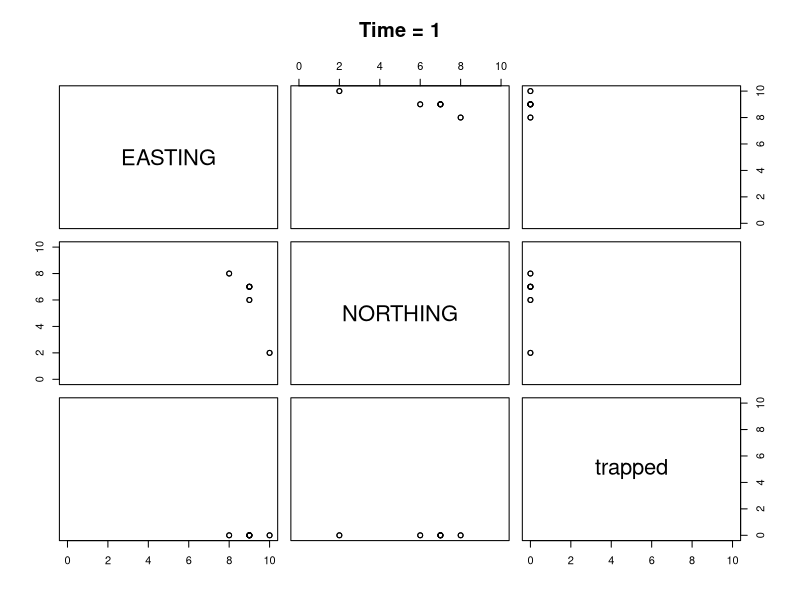
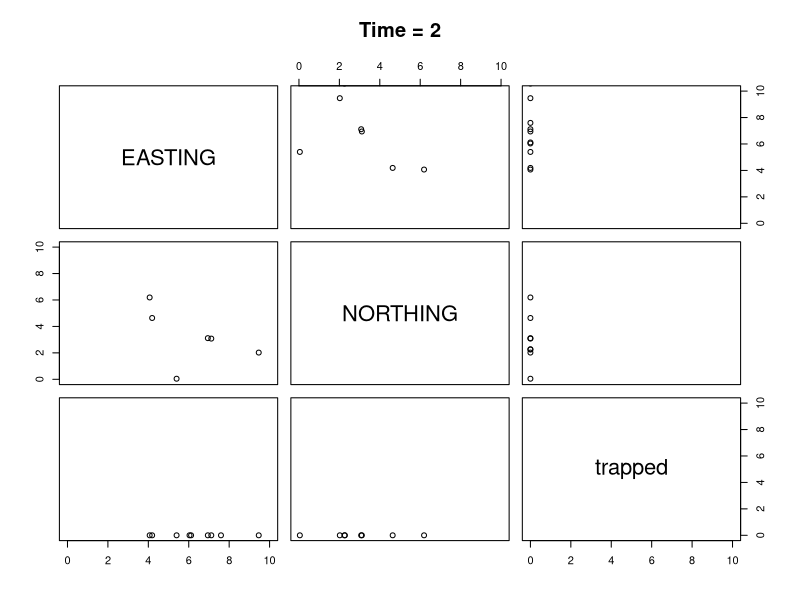
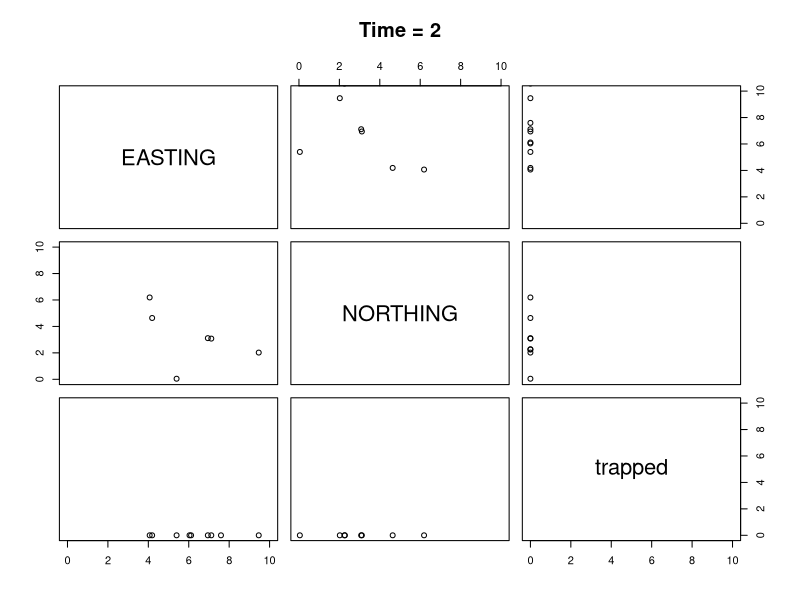
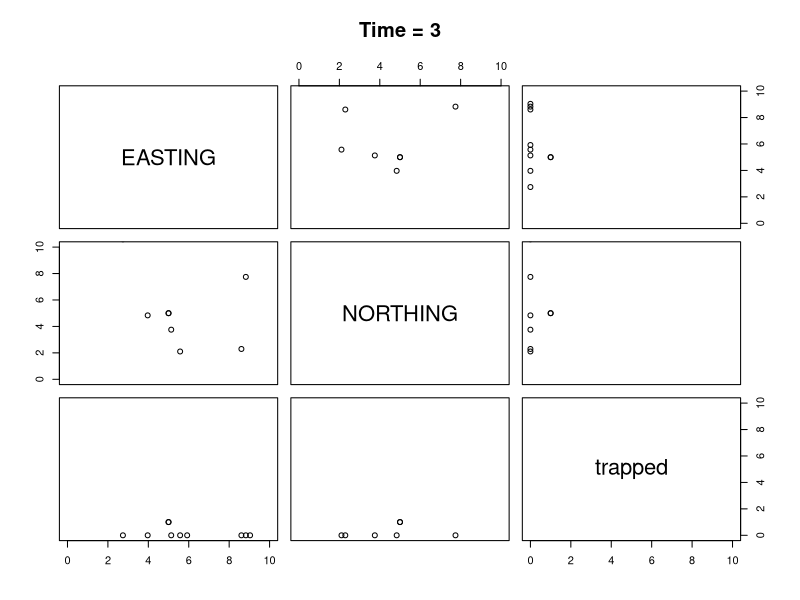
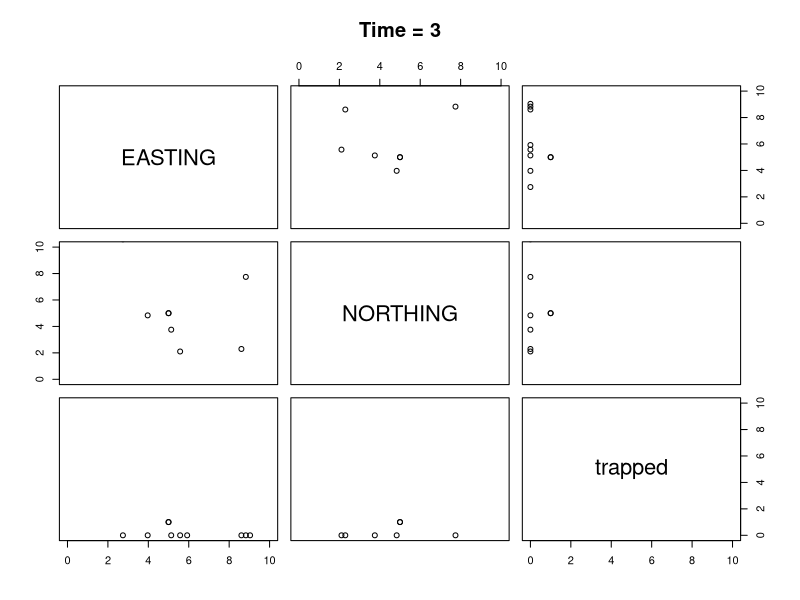
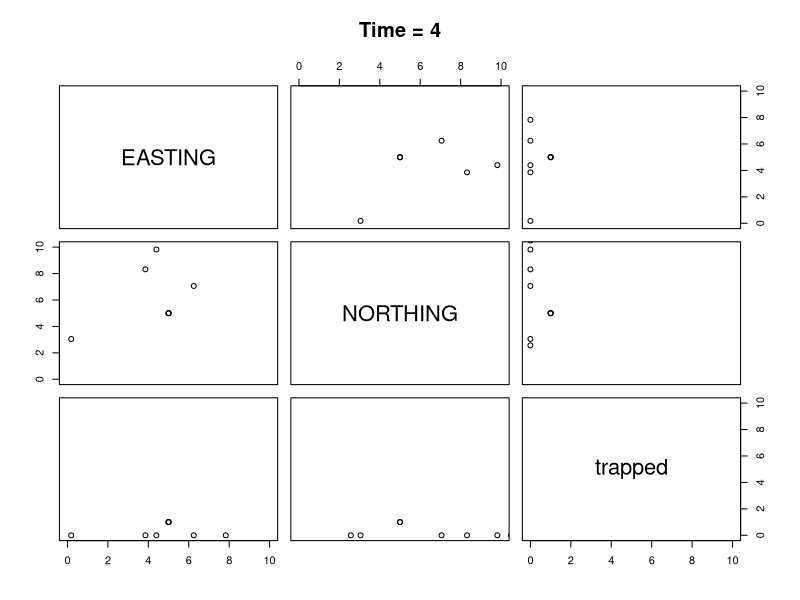
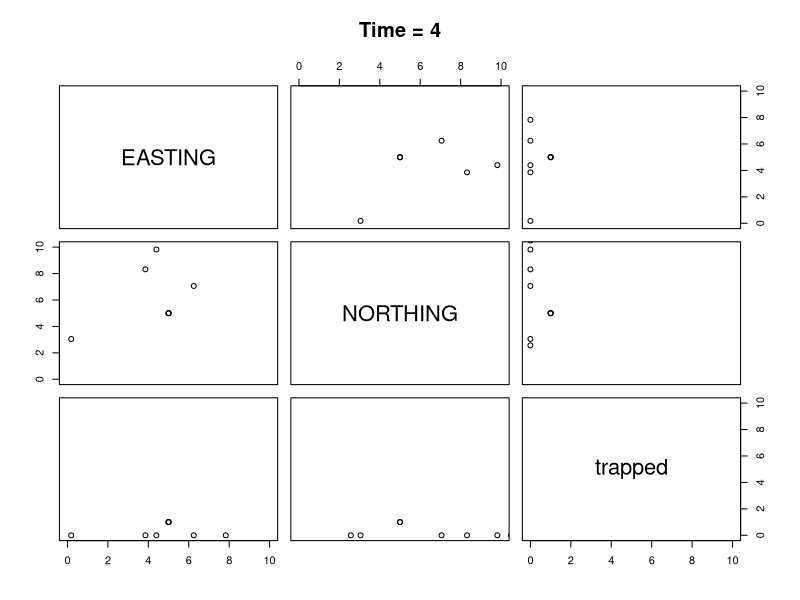
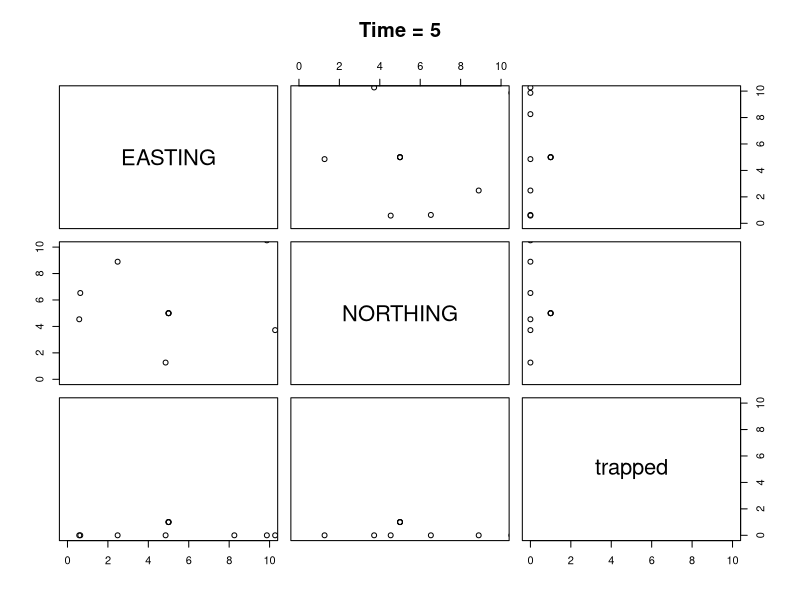

Source code (R) for these figures, in order:
#updated Dec 2, 2020
library(raster)
library(ggplot2)
library(reshape2)
library(geosphere)

# A function to get the distance of each lobster from the trap
# By default the trap is at (5,5)
# The function needs the x and y coordinate of the lobster
# adding trap location makes it generic
distanceToTrapCalculator<- function(Lobster,trap = x(5,5)){
    xLobster = Lobster[1]
    yLobster = Lobster[2]
    xtrap = trap[1]
    ytrap = trap[2]
    distanceToTrap<- sqrt((xLobster - xtrap)^2 + (yLobster -ytrap)^2)
    return(distanceToTrap)
}

#when a lobster is outside the influence of bait, we need a function
#to randomly move the lobster for a fixed length = dStep 
# The function needs the current x and y coordinate of lobster + dStep (here 5)

randomMove<- function(xLobster, yLobster, dStep){
  
    randomAngle<- runif(n=1, min = 0, max=360) #selects a random angle of direction 
    xNew<- dStep * sin(randomAngle * pi / 180) + xLobster #moves dStep based on the angle
    yNew<- dStep * cos(randomAngle * pi / 180) + yLobster
    
    return( list(EASTING = xNew, NORTHING = yNew) )
}

# Another function is needed to  move the lobster for a fixed length = dStep toward the trap (+some randomness) 
#when it is within bait influence
# The function needs the current x and y coordinate of lobster + dStep + distance of the lobster from the bait 
#to determine if the condition for directionalMove is met
   
directionalMove<- function(xLobster, yLobster, dStep, distanceToTrap,
                           xtrap=5, ytrap=5,radius_of_influence=15,ZoI){

  thetaT = bearing(c(xLobster,yLobster),c(xtrap,ytrap))#calculates the angle to the trap
  
  # Calculating tethaR
    #ZoI is adjusted each time step for decay (shrinkage) of radius of influence (equation 3 in A)
    b = 1 + 0.9 * (distanceToTrap - ZoI) / radius_of_influence
    thetaR = -180:180
    P = 1/(180^b) * abs(thetaR) ^ b
    Prtheta_R = (1-P) / sum(1-P)
    theta_r = sample(thetaR,size = 1, prob=Prtheta_R)  
  
  
   tetha      <- thetaT + theta_r
  
  xNew   <- dStep * sin(tetha * pi / 180) + xLobster
  yNew   <- dStep * cos(tetha * pi / 180) + yLobster
  
  return( list(EASTING = xNew, NORTHING = yNew) )
  
}


#### initial coordinate of lobsters is simulated (written by Adam Cook)
rpoisD<-function (n, lambda,D=1) {
  if (D==1){
    rpois(n, lambda)
  }  else {
    sz = lambda^2/(D*lambda-lambda) #this puts the overdispersion in terms of lambda or the mean and gives you appropriate size for negbin
    rnbinom(n, size=sz, mu=lambda)
  }
}
#AMC need to make general if we have multiple traps, so need to id closest trap
distanceClosestTrap <- function(lob_loc, trap_loc){
      #trap_loc can be a matrix (n x 2)
      #lob_loc is an individual lobster
  ds = unlist(apply(trap_loc,1,distanceToTrapCalculator,lob_loc))
  dmin = which.min(ds)
  return(c(distance=ds[dmin], trapid =dmin))
}




#AMC 
catchability<- function(q0= 0.5,qmin=0, saturationThreshold=5, Ct=0 ){
   r = (log(0.01) - log(q0 - qmin))/- saturationThreshold
    qo = (q0-qmin) / exp(r*Ct) + qmin
   return(qo)
 }

#AMC Need to see if trap in path then lobster is caught
trapInPath = function(loc1, loc2, trap_loc,how_close=0.1){
  x = seq(loc1[1],loc2[1],length.out = 10)
  y = seq(loc1[2],loc2[2],length.out = 10)
  path = data.frame(EASTING=x, NORTHING=y)
  ds = unlist(apply(path,1,distanceToTrapCalculator,trap=trap_loc))
  if(any(ds<how_close)) {
    i= min(which(ds<how_close))
    path = c(path[i,1],path[i,2])
    trapped = 1
    } else {
     path = loc2
     trapped = 0
    }
  return(c(path, trapped))
}



# A function to get the coordinate at time t, update the coordinate, 
#and return the coordinate at time t + 1
updateGrid    = function(lobsterCoordinates,trapCoordinates, trapCatch, radius_of_influence=15, dstep = 5, currentZoI, how_close=0.1, q0=.5, qmin=0, saturationThreshold=5){
  
  # Takes the argument lobsterCoordinates as the x and y coordinates and updates it accordingly
  numberOfLobsters <- nrow(lobsterCoordinates)
  xNew <- vector(mode = 'numeric', length = numberOfLobsters)
  yNew <- vector(mode = 'numeric', length = numberOfLobsters)
  trappedLobster<- vector(mode = 'numeric', length = numberOfLobsters)

  # Loops over each lobster and update their coordinate accordingly
  for( lobsterIndex in 1:numberOfLobsters ){
    
    xOld <- lobsterCoordinates[lobsterIndex,1]
    yOld <- lobsterCoordinates[lobsterIndex,2]
    trapped <- lobsterCoordinates[lobsterIndex,3]
    print(trapped)
    if(trapped==1){
      #repeats trap loc for a trapped lobster
      xNew[lobsterIndex] = xOld
      yNew[lobsterIndex] = yOld
      trappedLobster[lobsterIndex] = trapped
      next()
    }
    #AMC this needs to be made generic so that it is distance to closest trap
   # distanceToTrap <- distanceToTrapCalculator(Lobster = c(xOld, yOld),trap=c(xTrap, yTrap))
    distanceToTrap = distanceClosestTrap(lob_loc = c(xOld,yOld), trap_loc = trapCoordinates[,c(1,2)] )

    if( distanceToTrap[1] > radius_of_influence){
      temp <- randomMove(xLobster = xOld , yLobster = yOld , dStep = dstep)
      xNew[lobsterIndex] <- temp$EASTING
      yNew[lobsterIndex] <- temp$NORTHING
      trappedLobster[lobsterIndex] = 0
    }else{
      temp <- directionalMove(xLobster = xOld , yLobster = yOld , distanceToTrap = distanceToTrap[1], radius_of_influence = radius_of_influence, dStep = dstep, ZoI = currentZoI)
      xNew[lobsterIndex] <- temp$EASTING
      yNew[lobsterIndex] <- temp$NORTHING
    
      #AMC now need to check if trap is within path of lobster to be caught, i.e. does the lobster actually interact with the trap along its path from p1 to p2
      trappedQ = trapInPath(loc1 = c(xOld,yOld), loc2 = c(xNew,yNew), trap_loc = trapCoordinates[distanceToTrap[2],],how_close=how_close)
      if(trappedQ[3]==1) {
        
        #this means the lobster is close enough to be trapped and we need to apply the catchability criteria
        #But we need to know how many lobsters in the trap at this time using the trapCatch vector (which should be indexed the same as the trapCoordinates)
        #catchability returns a prob or being caught in the trap given the current catch  
          pC = catchability(q0= q0,qmin=qmin, saturationThreshold=saturationThreshold, Ct=trapCatch[distanceToTrap[2]] )
          caught = rbinom(n=1,size=1,prob=pC)
          if(caught==1){
            trapCatch[distanceToTrap[2]] =trapCatch[distanceToTrap[2]]+1
            xNew[lobsterIndex] <- trapCoordinates[distanceToTrap[2],1] 
            yNew[lobsterIndex] <- trapCoordinates[distanceToTrap[2],2] 
            trappedLobster[lobsterIndex] = 1
            }
          } 
        }
      }

  
  
  updatedGrid <- data.frame(EASTING = xNew, NORTHING = yNew, trapped = trappedLobster)
  return(list(updatedGrid, trapCatch))
  
}

#density per grid 100 grids
# each element in the vector represents the starting value in each grid
initialGrid = rpoisD(n=100,lambda=.1, D = 3)
LobsterStart = data.frame(EASTING = rep(1:10,times=10), NORTHING = rep(1:10,each=10), Lobs = initialGrid)

LobsterStart <- subset(LobsterStart,Lobs>0)
replicateCoordinates <- function(d){ rep(d[1:2], d[3]) } #replicates coordinates for grids with more than 1 lobster
tt <- unlist( apply(X = LobsterStart, MARGIN = 1, FUN = replicateCoordinates) )
tt<- matrix(tt, ncol = 2, byrow = TRUE)
colnames(tt)<- c("EASTING","NORTHING")
initialxyCoordinate  = as.data.frame(tt)
initialxyCoordinate$trapped = 0 # this will update as a lobster gets caught and we don't need to update movements
coordinatesOverTime <- list()
coordinatesOverTime[[1]] <- initialxyCoordinate 
currentZoI<- 1
s =  0.993
ntraps = 1
trapCoordinates = data.frame(EASTING=5,NORTHING=5)
trapCatch = list()
trapCatch[[1]] = rep(0,length=ntraps)

for(t in 2:100){
  if(t>2) currentZoI<- currentZoI * s
  ko = updateGrid( lobsterCoordinates = coordinatesOverTime[[t-1]], trapCoordinates=trapCoordinates, trapCatch=trapCatch[[t-1]], currentZoI = currentZoI,saturationThreshold=5,how_close=1,dstep=5)
  coordinatesOverTime[[t]] <- ko[[1]]
  trapCatch[[t]] <- ko[[2]]
  par( mfrow=c(1,2) ) # create a plot with 1 row and 2 columns to show plots side by side
  plot( coordinatesOverTime[[t-1]], xlim = c(0,10), ylim = c(0,10), main = paste0('Time = ', t-1) )
  points(x = 5, y = 5, col = 'red')
  plot( coordinatesOverTime[[t]],   xlim = c(0,10), ylim = c(0,10), main = paste0('Time = ', t) )
  points(x = 5, y = 5, col = 'red')
  
}

outmove = do.call(rbind,coordinatesOverTime)
outmove$T = rep(0:99, each=nrow(tt))
outmove$I = rep(1:nrow(tt), times=100)

#One lobster
  par( mfrow=c(2,2) ) # create a plot with 1 row and 2 columns to show plots side by side

with(subset(outmove, I==1),plot(EASTING, NORTHING, type='l'))
points(trapCoordinates, pch=16, col='red')
with(subset(outmove, I==1), text(x=EASTING[c(1,100)], y=NORTHING[c(1,100)], c('Start','End')))


with(subset(outmove, I==3),plot(EASTING, NORTHING, type='l'))
points(trapCoordinates, pch=16, col='red')
with(subset(outmove, I==3), text(x=EASTING[c(1,100)], y=NORTHING[c(1,100)], c('Start','End')))

with(subset(outmove, I==5),plot(EASTING, NORTHING, type='l'))
points(trapCoordinates, pch=16, col='red')
with(subset(outmove, I==5), text(x=EASTING[c(1,100)], y=NORTHING[c(1,100)], c('Start','End')))

with(subset(outmove, I==7),plot(EASTING, NORTHING, type='l'))
points(trapCoordinates, pch=16, col='red')
with(subset(outmove, I==7), text(x=EASTING[c(1,100)], y=NORTHING[c(1,100)], c('Start','End')))
